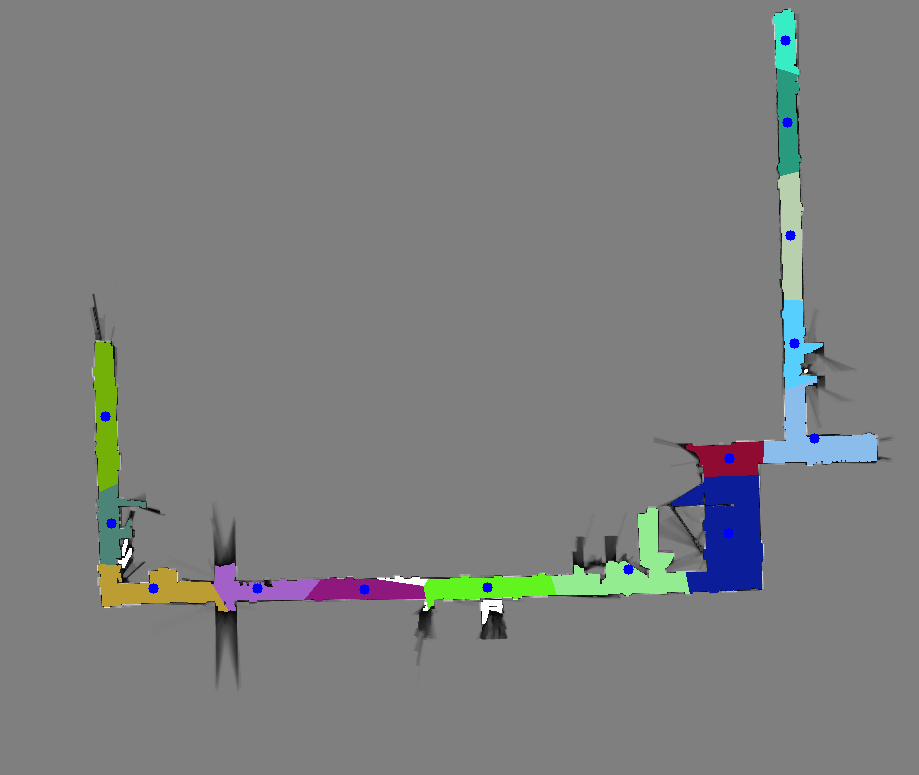
#> input picture output_map.png, 919 x 775 px
$ python run_auto_seg_ver2.py --img_path output_map.png
#> lines starting #> are read from the running program, lines starting #| are printed output that depends on the picture; after the words box and inside, x2 and y2 are one past the last pixel; in counts of white or black regions, pixels touching at a corner belong together
import numpy as np
import cv2
import argparse
import json
import matplotlib.pyplot as plt

class RoomSegmentation:
    def __init__(self, img_path, n_segments=35, min_area=500, output_file="output_map.png",
                 json_output="centroids.json", slic_iter=100, ruler=100):
        self.img_path = img_path
        self.n_segments = n_segments
        self.min_area = min_area
        self.output_file = output_file
        self.json_output = json_output
        self.slic_iter = slic_iter
        self.ruler = ruler
        self.img = cv2.imread(img_path)
        if self.img is None:
            raise FileNotFoundError(f"cannot find image file: {img_path}")

        # variables for saving results
        self.labels = None
        self.contour_mask = None
        self.polygon_list_map = []
        self.centroid_list = []
        self.white_mask = None

    def preprocess_image(self):
        """전처리: 흰색 영역(맵 내부) 추출"""
        # 이미지에서 흰색 영역(맵 내부) 추출
        gray_img = cv2.cvtColor(self.img, cv2.COLOR_BGR2GRAY) if len(self.img.shape) == 3 else self.img
        self.white_mask = gray_img >= 250  # 흰색 영역 마스크
        white_mask_uint8 = self.white_mask.astype(np.uint8) * 255

        # 마스크 확장 (선택적) - 경계 부분을 포함하기 위해
        kernel = np.ones((3, 3), np.uint8)
        white_mask_dilated = cv2.dilate(white_mask_uint8, kernel, iterations=1)
        self.white_mask = white_mask_dilated > 0

        return self.white_mask

    def create_masked_image(self):
        """흰색 영역만 포함하는 마스킹된 이미지 생성"""
        # 원본 이미지 복사
        img_masked = self.img.copy()

        # 맵 외부(흰색이 아닌 부분)를 검은색으로 설정
        if len(self.img.shape) == 3:
            for i in range(3):
                img_masked[:, :, i] = np.where(self.white_mask, self.img[:, :, i], 0)
        else:
            img_masked = np.where(self.white_mask, self.img, 0)

        return img_masked

    def apply_slic(self):
        """SLIC 알고리즘 적용"""
        # 마스킹된 이미지 생성
        img_masked = self.create_masked_image()

        # SLIC 파라미터 계산
        height, width = self.img.shape[:2]
        region_size = int(np.sqrt((width * height) / self.n_segments))

        # SLIC 알고리즘 적용 (마스킹된 이미지에만)
        slic = cv2.ximgproc.createSuperpixelSLIC(img_masked, region_size=region_size, ruler=self.ruler)
        slic.iterate(self.slic_iter)

        # Superpixel 레이블과 경계선 마스크 가져오기
        self.labels = slic.getLabels()
        self.contour_mask = slic.getLabelContourMask()

        # 맵 외부 영역의 레이블을 -1로 설정 (무시하기 위해)
        self.labels = np.where(self.white_mask, self.labels, -1)

        return self.labels, self.contour_mask

    def create_contour_image(self):
        """경계선이 표시된 이미지 생성"""
        img_with_contours = self.img.copy()
        img_with_contours[self.contour_mask == 255] = [0, 255, 0]  # 경계선을 녹색으로 표시

        # 맵 외부 영역은 표시하지 않음
        if len(self.img.shape) == 3:
            for i in range(3):
                img_with_contours[:, :, i] = np.where(self.white_mask, img_with_contours[:, :, i], self.img[:, :, i])
        else:
            # 그레이스케일 이미지인 경우
            img_with_contours = np.where(self.white_mask, img_with_contours, self.img)

        return img_with_contours

    def create_colored_segments(self):
        """색상이 입혀진 세그먼트 이미지 생성"""
        img_color = self.img.copy()
        unique_segments = np.unique(self.labels)
        # -1 제외 (맵 외부)
        unique_segments = unique_segments[unique_segments >= 0]

        for seg_id in unique_segments:
            mask_seg = (self.labels == seg_id)
            if np.any(mask_seg):
                color = np.random.randint(0, 255, size=3)
                if len(img_color.shape) == 3:
                    img_color[mask_seg] = color
                else:
                    # 그레이스케일 이미지인 경우 컬러로 변환 필요
                    img_color = cv2.cvtColor(img_color, cv2.COLOR_GRAY2BGR)
                    img_color[mask_seg] = color

        # 경계선 강조
        img_color[self.contour_mask == 255] = [0, 0, 255]  # 경계선을 빨간색으로 표시

        # 맵 외부 영역을 원본 이미지로 유지
        if len(self.img.shape) == 3:
            for i in range(3):
                img_color[:, :, i] = np.where(self.white_mask, img_color[:, :, i], self.img[:, :, i])
        else:
            img_color = np.where(self.white_mask, img_color, self.img)

        return img_color

    def extract_polygons(self):
        """세그먼트에서 폴리곤 추출"""
        unique_segments = np.unique(self.labels)
        # -1 제외 (맵 외부)
        unique_segments = unique_segments[unique_segments >= 0]

        self.polygon_list_map = []
        self.centroid_list = []

        for seg_id in unique_segments:
            mask_seg = (self.labels == seg_id) & self.white_mask
            if np.any(mask_seg):
                # 마스크를 uint8로 변환
                mask_seg_uint8 = mask_seg.astype(np.uint8) * 255

                # 외곽선 찾기
                contours, _ = cv2.findContours(mask_seg_uint8, cv2.RETR_EXTERNAL, cv2.CHAIN_APPROX_SIMPLE)

                for contour in contours:
                    # 면적 계산
                    area = cv2.contourArea(contour)

                    # 최소 영역 크기보다 작은 세그먼트는 무시
                    if area < self.min_area:
                        continue

                    # 폴리곤 좌표 추출
                    contour_map_coords = []
                    for point in contour:
                        map_x, map_y = point[0][0], point[0][1]
                        contour_map_coords.append([map_x, map_y])

                    self.polygon_list_map.append(contour_map_coords)

                    # 센트로이드(중심점) 계산 - 모멘트 방법 사용
                    M = cv2.moments(contour)
                    if M["m00"] != 0:
                        centroid_x = int(M["m10"] / M["m00"])
                        centroid_y = int(M["m01"] / M["m00"])

                        # 센트로이드가 폴리곤 외부에 있는 경우 거리 변환 방법 사용
                        if cv2.pointPolygonTest(contour, (centroid_x, centroid_y), False) < 0:
                            # 거리 변환 방법 사용
                            mask_contour = np.zeros_like(mask_seg_uint8)
                            cv2.drawContours(mask_contour, [contour], 0, 255, -1)

                            # 거리 변환 적용
                            dist_transform = cv2.distanceTransform(mask_contour, cv2.DIST_L2, 5)
                            _, max_val, _, max_loc = cv2.minMaxLoc(dist_transform)

                            # 최대 거리 지점을 센트로이드로 사용
                            centroid_x, centroid_y = max_loc

                            # 여전히 외부에 있는 경우 폴리곤 내부의 임의의 점 선택
                            if cv2.pointPolygonTest(contour, (centroid_x, centroid_y), False) < 0:
                                # 폴리곤 내부의 점 샘플링
                                x, y, w, h = cv2.boundingRect(contour)
                                found = False
                                for _ in range(100):  # 최대 100번 시도
                                    sample_x = np.random.randint(x, x + w)
                                    sample_y = np.random.randint(y, y + h)
                                    if cv2.pointPolygonTest(contour, (sample_x, sample_y), False) >= 0:
                                        centroid_x, centroid_y = sample_x, sample_y
                                        found = True
                                        break

                                # 찾지 못한 경우 폴리곤의 첫 번째 점 사용
                                if not found:
                                    centroid_x, centroid_y = contour[0][0]
                    else:
                        # 모멘트가 0인 경우(드문 경우) 폴리곤의 첫 번째 점 사용
                        centroid_x, centroid_y = contour[0][0]

                    self.centroid_list.append([centroid_x, centroid_y])

        # 폴리곤 및 센트로이드 개수 출력
        num_segments = len(self.polygon_list_map)
        print(f"생성된 폴리곤(세그먼트) 개수: {num_segments}")

        num_centroids = len(self.centroid_list)
        print(f"계산된 센트로이드 개수: {num_centroids}")

        return self.polygon_list_map, self.centroid_list

    def create_final_image(self):
        """최종 이미지 생성 (폴리곤과 센트로이드 포함)"""
        img_with_polygons = self.img.copy()
        if len(img_with_polygons.shape) == 2:
            img_with_polygons = cv2.cvtColor(img_with_polygons, cv2.COLOR_GRAY2BGR)

        # 폴리곤 채우기
        for polygon in self.polygon_list_map:
            polygon = np.array(polygon, dtype=np.int32)
            color = np.random.randint(0, 255, size=(3,)).tolist()
            cv2.fillPoly(img_with_polygons, [polygon], color=color)

        # 센트로이드 추가
        for centroid in self.centroid_list:
            cv2.circle(img_with_polygons, (centroid[0], centroid[1]), 5, (255, 0, 0), -1)

        return img_with_polygons

    def save_result(self, img):
        """결과 이미지 저장"""
        cv2.imwrite(self.output_file, img)
        print(f"결과 이미지 저장: {self.output_file}")

    def save_centroids_to_json(self):
        """센트로이드를 JSON 파일로 저장"""
        room_data = {}
        for i, centroid in enumerate(self.centroid_list):
            room_name = f"room{i+1}"
            room_data[room_name] = {"x": float(centroid[0]), "y": float(centroid[1])}

        with open(self.json_output, 'w') as json_file:
            json.dump(room_data, json_file, indent=4)

        print(f"센트로이드 데이터가 JSON 파일로 저장됨: {self.json_output}")

    # [33 lines left out: function visualize_segmentation_steps, not called in this run]

    def show_combined_result(self):
        """결과를 하나의 창에 결합하여 표시"""
        # 경계선 표시 이미지
        img_contours = self.create_contour_image()

        # 색상 입힌 세그먼트 이미지
        img_color = self.create_colored_segments()

        # 최종 이미지
        final_img = self.create_final_image()

        # 결합 이미지 생성
        top_row = np.hstack((self.img, img_contours))
        bottom_row = np.hstack((img_color, final_img))
        combined_img = np.vstack((top_row, bottom_row))

        # OpenCV 창에 표시
        cv2.imshow("Map Segmentation Result", cv2.resize(combined_img, None, fx=0.5, fy=0.5))
        cv2.waitKey(0)
        cv2.destroyAllWindows()

        return combined_img

    def run(self, visualize=True):
        """전체 프로세스 실행"""
        # 전처리: 흰색 영역(맵 내부) 추출
        self.preprocess_image()

        # SLIC 알고리즘 적용
        self.apply_slic()

        # 폴리곤 추출
        self.extract_polygons()

        # 최종 이미지 생성
        final_img = self.create_final_image()

        # 결과 이미지 저장
        self.save_result(final_img)

        # 센트로이드를 JSON 파일로 저장
        self.save_centroids_to_json()

        # 시각화 (선택적)
        if visualize:
            self.show_combined_result()

        return final_img


def main():
    parser = argparse.ArgumentParser(description="Map Interior Room Segmentation")
    parser.add_argument("--img_path", type=str, required=True, help="입력 이미지 파일 경로 (PGM, PNG 등)")
    parser.add_argument("--n_segments", type=int, default=35, help="세그먼트 개수")
    parser.add_argument("--min_area", type=int, default=500, help="최소 세그먼트 영역 크기 (픽셀)")
    parser.add_argument("--output", type=str, default="./data/output_map.png", help="출력 이미지 파일명")
    parser.add_argument("--json_output", type=str, default="./data/centroids.json", help="센트로이드 JSON 출력 파일명")
    parser.add_argument("--slic_iter", type=int, default=100, help="SLIC 알고리즘 반복 횟수")
    parser.add_argument("--ruler", type=int, default=100, help="SLIC 알고리즘 ruler 파라미터")
    parser.add_argument("--no_visualize", action="store_true", help="시각화 비활성화")

    args = parser.parse_args()

    segmentation = RoomSegmentation(
        img_path=args.img_path,
        n_segments=args.n_segments,
        min_area=args.min_area,
        output_file=args.output,
        json_output=args.json_output,
        slic_iter=args.slic_iter,
        ruler=args.ruler
    )
#> in __init__, self.img is the input picture: shape (775, 919, 3); mean B, G, R 126.8, 126.9, 125

    segmentation.run(visualize=not args.no_visualize)
#> in preprocess_image, `self.white_mask = gray_img >= 250`:
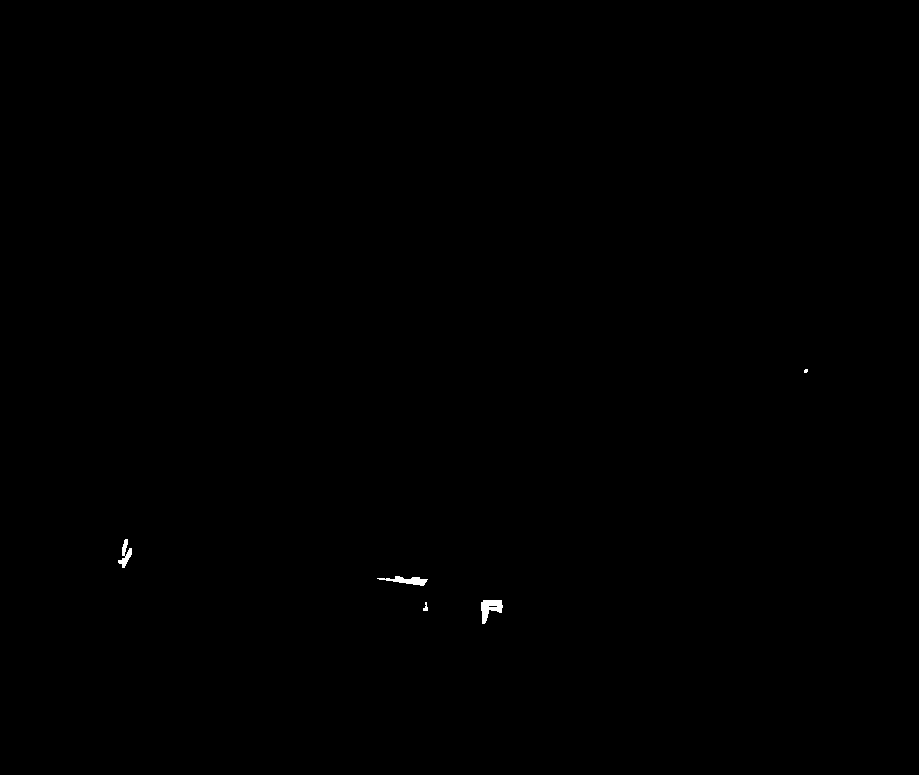
#> self.white_mask: shape (775, 919) bool; 0.11% white; 5 white regions (1 under 20 px), largest, box (x1, y1, x2, y2) and area: (481, 600, 503, 624) 299, (377, 576, 428, 586) 237, (118, 539, 132, 568) 176, (423, 602, 428, 611) 27
#> in apply_slic, `self.labels = slic.getLabels()`:
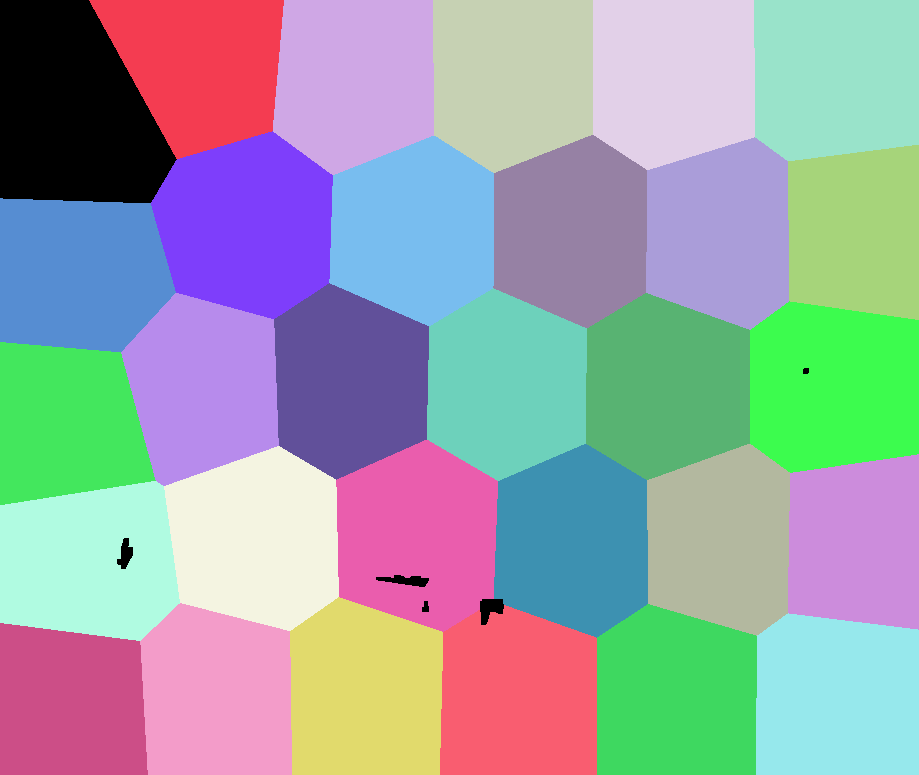
#> self.labels: shape (775, 919) int32; 30 distinct labels, from 0 to 29; one colour per label, 0 black
#> in extract_polygons, `unique_segments = np.unique(self.labels)`: unique_segments = [-1, 0]
#> in extract_polygons, `unique_segments = unique_segments[unique_segments >= 0]`: unique_segments = [0]
#> the loop in extract_polygons, `for seg_id in unique_segments:` made 1 pass
#> after the loop in extract_polygons, `for seg_id in unique_segments:`: self.centroid_list = []
#> in extract_polygons, `num_segments = len(self.polygon_list_map)`: num_segments = 0
#| 생성된 폴리곤(세그먼트) 개수: 0
#| 계산된 센트로이드 개수: 0
#> after the loop in save_centroids_to_json, `for i, centroid in enumerate(self.centroid_list):`: room_data = 0 items
#> after the loop in create_contour_image, `for i in range(3):`:
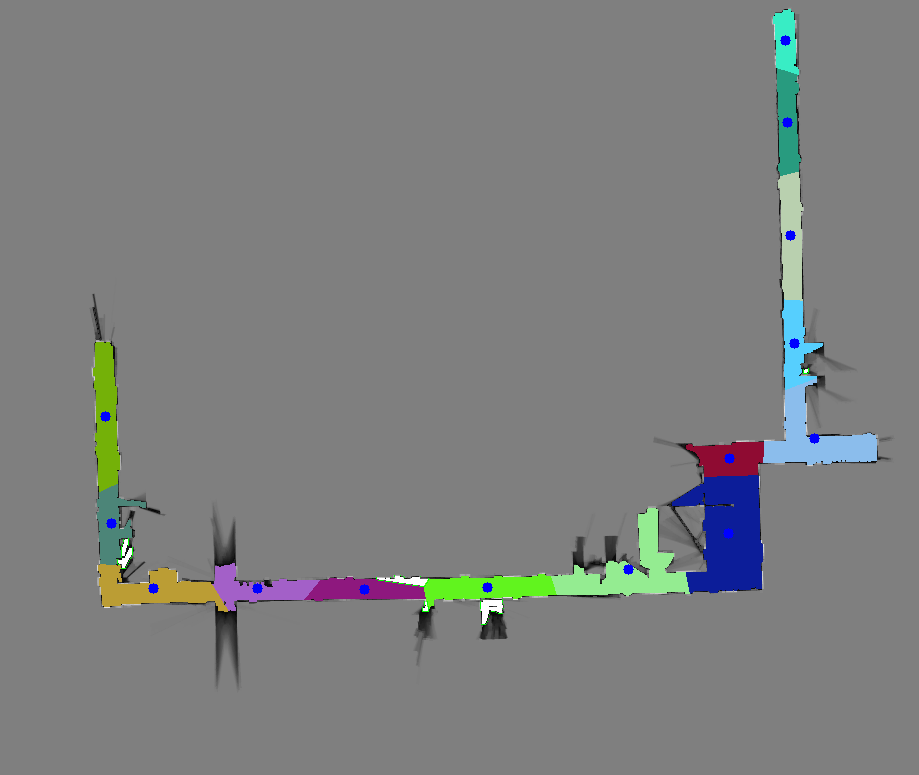
#> img_with_contours: shape (775, 919, 3); mean B, G, R 126.8, 126.9, 125
#> in create_colored_segments, `unique_segments = np.unique(self.labels)`: unique_segments = [-1, 0]
#> in create_colored_segments, `unique_segments = unique_segments[unique_segments >= 0]`: unique_segments = [0]
#> the loop in create_colored_segments, `for seg_id in unique_segments:` made 1 pass
#> color on pass 1: [172, 47, 117]
#> after the loop in create_colored_segments, `for i in range(3):`:
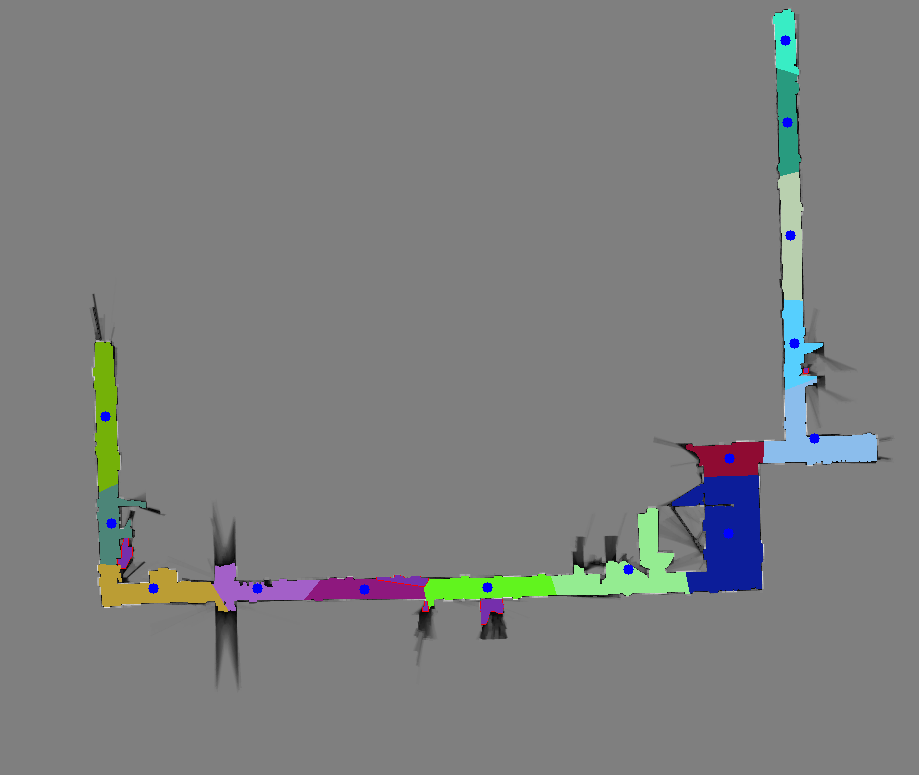
#> img_color: shape (775, 919, 3); mean B, G, R 126.7, 126.6, 124.9
#> in show_combined_result, `cv2.imshow("Map Segmentation Result", cv2.resize(combined_img, None, f..`:
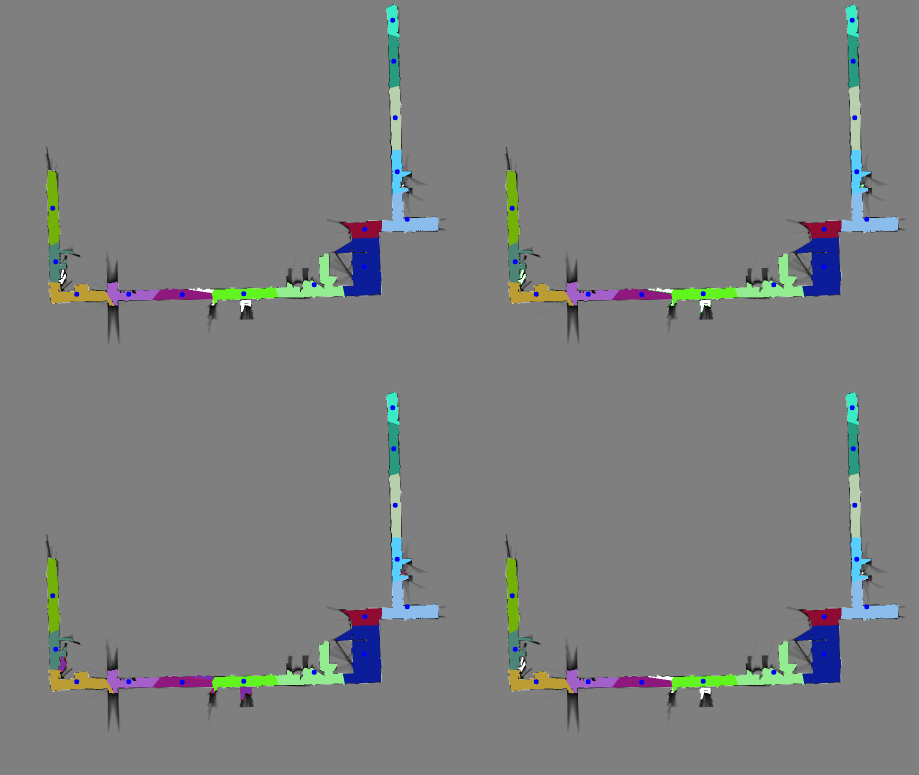
#> window 'Map Segmentation Result': shape (775, 919, 3); mean B, G, R 126.8, 126.8, 125


if __name__ == "__main__":
    main()
